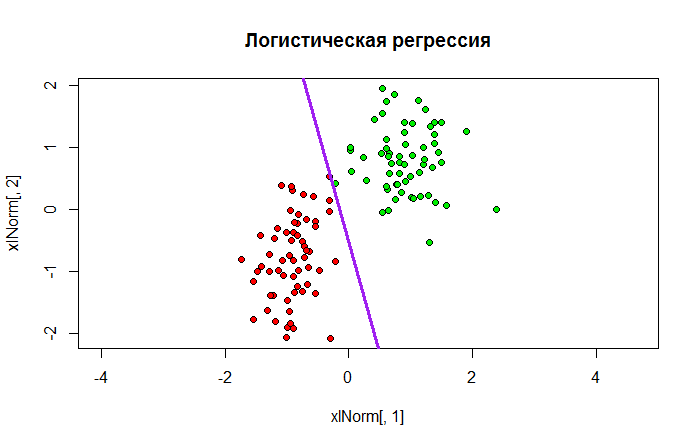

Write the R code that produced this figure.

lossLog <- function(x)
{
  return (log2(1 + exp(-x)))
}

sigmoidFunction <- function(z)
{
  return (1 / (1 + exp(-z)))
}


trainingSampleNormalization <- function(xl) {
  n <- dim(xl)[2] - 1
  for (i in 1:n) {
    xl[, i] <- (xl[, i] - mean(xl[, i])) / sd(xl[, i])
  }
  return(xl)
}


trainingSamplePrepare <- function(xl) {
  l <- dim(xl)[1]
  n <- dim(xl)[2] - 1
  xl <- cbind(xl[, 1:n], seq(from = -1, to = -1, length.out = l), xl[, n + 1])
}


sg <- function(xl, eta = 0.2, lambda = 1/60) {
  l <- dim(xl)[1]
  n <- dim(xl)[2] - 1
  
  
  w <- c(1/2, 1/2, 1/2)
  
  iterCount <- 0
  
  Q <- 0
  for (i in 1:l) {
    wx <- sum(w * xl[i, 1:n])
    margin <- wx * xl[i, n + 1]
    Q <- Q + lossLog(margin)
  }
  repeat {
    
    margins <- array(dim = l)
    for (i in 1:l)
    {
      xi <- xl[i, 1:n]
      yi <- xl[i, n + 1]
      margins[i] <- crossprod(w, xi) * yi 
    }
    
    errorIndexes <- which(margins <= 0) 
    
    if (length(errorIndexes) > 0)
    {
      
      i <- sample(1:l, 1)
      iterCount <- iterCount + 1
      xi <- xl[i, 1:n]
      yi <- xl[i, n + 1]
      
      wx <- crossprod(w, xi)
      margin <- wx * yi
      ex <- lossLog(margin)
      w <- w + eta * xi * yi * sigmoidFunction(-wx * yi) 
      
      Qprev <- Q
      Q <- (1 - lambda) * Q + lambda * ex 
      
    } else
    {
      break
    }
  }
  return(w) 
}

test <- function(ObjectsCountofEachClass) {
  library(MASS)
  sigma <- matrix(c(3,0,0,7),2,2)
  
  xy1 <- mvrnorm (ObjectsCountofEachClass,c(1,1),sigma)
  xy2 <- mvrnorm (ObjectsCountofEachClass,c(9,7),sigma)
  
  xl <- rbind(cbind(xy1, 1), cbind(xy2, -1))
  print(xl);
  
  xlNorm <- trainingSampleNormalization(xl)
  xlNorm <- trainingSamplePrepare(xlNorm)
  
  colors <- c("green2", "red")
  plot(xlNorm[, 1], xlNorm[, 2], pch = 21, asp = 1, main="Логистическая регрессия")
  
  for (i in 1:dim(xlNorm)[1]) {
    points(xlNorm[i, 1], xlNorm[i, 2], pch = 21, bg = colors[ifelse((xl[i, 3] < 0), 1, 2)], asp = 1)
  }
  w <- sg(xlNorm)
  print(w)
  
  abline(a = w[3] / w[2], b = -w[1] / w[2], lwd = 3, col = "purple")
  
  
}


test(60)
